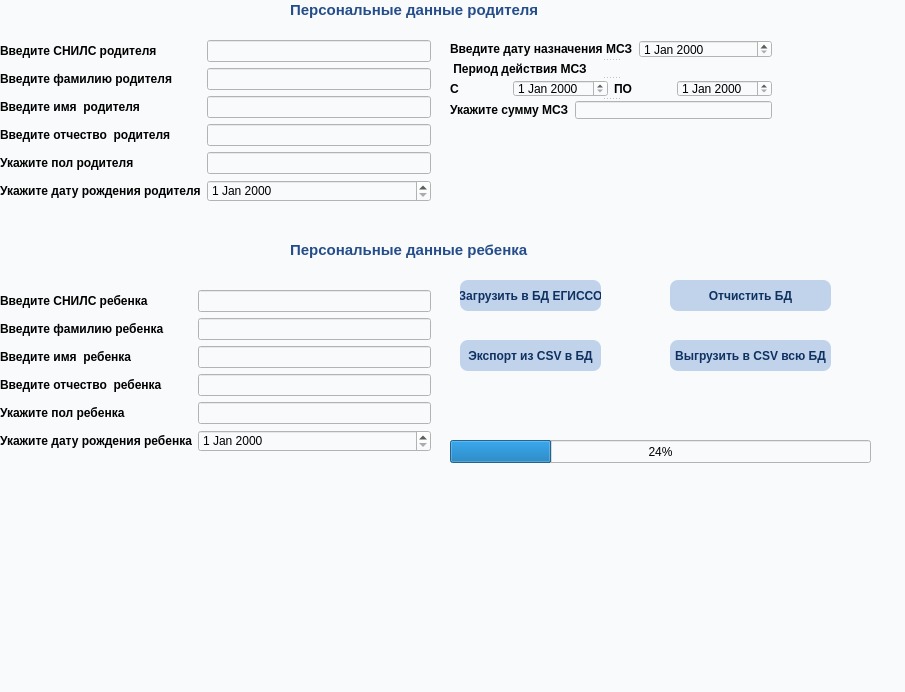
<?xml version="1.0" encoding="UTF-8"?>
<ui version="4.0">
 <class>MainWindow</class>
 <widget class="QMainWindow" name="MainWindow">
  <property name="geometry">
   <rect>
    <x>0</x>
    <y>0</y>
    <width>905</width>
    <height>692</height>
   </rect>
  </property>
  <property name="windowTitle">
   <string>MainWindow</string>
  </property>
  <property name="styleSheet">
   <string notr="true">background-color: #f8fafc ;</string>
  </property>
  <widget class="QWidget" name="centralwidget">
   <widget class="QLabel" name="label_7">
    <property name="geometry">
     <rect>
      <x>290</x>
      <y>0</y>
      <width>261</width>
      <height>20</height>
     </rect>
    </property>
    <property name="styleSheet">
     <string notr="true">font-size: 15px;
color: #254d8a;;
font-weight: 900;

</string>
    </property>
    <property name="text">
     <string>Персональные данные родителя</string>
    </property>
   </widget>
   <widget class="QLabel" name="label_8">
    <property name="geometry">
     <rect>
      <x>290</x>
      <y>240</y>
      <width>251</width>
      <height>20</height>
     </rect>
    </property>
    <property name="styleSheet">
     <string notr="true">font-size: 15px;
color: #254d8a;
font-weight: 900;</string>
    </property>
    <property name="text">
     <string>Персональные данные ребенка</string>
    </property>
   </widget>
   <widget class="QPushButton" name="pushButton">
    <property name="geometry">
     <rect>
      <x>460</x>
      <y>280</y>
      <width>141</width>
      <height>31</height>
     </rect>
    </property>
    <property name="styleSheet">
     <string notr="true">.QPushButton {
color: #0f3161;
background-color: #c0d3ea;
text-transform: none;
font-weight: bold;
text-transform: none;
font-weight: bold;
border-radius: 8px;
}
.QPushButton:hover{
cursor: pointer;
color: black;
background-color: #f5f5f5;
border: 2px solid #0f3161;
}

</string>
    </property>
    <property name="text">
     <string>Загрузить в БД ЕГИССО</string>
    </property>
   </widget>
   <widget class="QWidget" name="formLayoutWidget">
    <property name="geometry">
     <rect>
      <x>0</x>
      <y>40</y>
      <width>431</width>
      <height>181</height>
     </rect>
    </property>
    <layout class="QFormLayout" name="formLayout">
     <item row="1" column="0">
      <widget class="QLabel" name="label">
       <property name="styleSheet">
        <string notr="true">font-weight: 700;</string>
       </property>
       <property name="text">
        <string>Введите СНИЛС родителя</string>
       </property>
      </widget>
     </item>
     <item row="1" column="1">
      <widget class="QLineEdit" name="lineEdit">
       <property name="styleSheet">
        <string notr="true"/>
       </property>
      </widget>
     </item>
     <item row="2" column="1">
      <widget class="QLineEdit" name="lineEdit_2"/>
     </item>
     <item row="2" column="0">
      <widget class="QLabel" name="label_2">
       <property name="styleSheet">
        <string notr="true">font-weight: 700;</string>
       </property>
       <property name="text">
        <string>Введите фамилию родителя</string>
       </property>
      </widget>
     </item>
     <item row="3" column="1">
      <widget class="QLineEdit" name="lineEdit_3"/>
     </item>
     <item row="3" column="0">
      <widget class="QLabel" name="label_3">
       <property name="styleSheet">
        <string notr="true">font-weight: 700;</string>
       </property>
       <property name="text">
        <string>Введите имя  родителя</string>
       </property>
      </widget>
     </item>
     <item row="4" column="1">
      <widget class="QLineEdit" name="lineEdit_4"/>
     </item>
     <item row="4" column="0">
      <widget class="QLabel" name="label_4">
       <property name="styleSheet">
        <string notr="true">font-weight: 700;</string>
       </property>
       <property name="text">
        <string>Введите отчество  родителя</string>
       </property>
      </widget>
     </item>
     <item row="5" column="0">
      <widget class="QLabel" name="label_5">
       <property name="styleSheet">
        <string notr="true">font-weight: 700;</string>
       </property>
       <property name="text">
        <string>Укажите пол родителя</string>
       </property>
      </widget>
     </item>
     <item row="5" column="1">
      <widget class="QLineEdit" name="lineEdit_5"/>
     </item>
     <item row="6" column="0">
      <widget class="QLabel" name="label_6">
       <property name="styleSheet">
        <string notr="true">font-weight: 700;</string>
       </property>
       <property name="text">
        <string>Укажите дату рождения родителя</string>
       </property>
      </widget>
     </item>
     <item row="6" column="1">
      <widget class="QDateEdit" name="dateEdit_6"/>
     </item>
    </layout>
   </widget>
   <widget class="QWidget" name="formLayoutWidget_2">
    <property name="geometry">
     <rect>
      <x>0</x>
      <y>290</y>
      <width>431</width>
      <height>181</height>
     </rect>
    </property>
    <layout class="QFormLayout" name="formLayout_2">
     <item row="1" column="1">
      <widget class="QLineEdit" name="lineEdit_7"/>
     </item>
     <item row="1" column="0">
      <widget class="QLabel" name="label_9">
       <property name="styleSheet">
        <string notr="true">font-weight: 700;</string>
       </property>
       <property name="text">
        <string>Введите СНИЛС ребенка</string>
       </property>
      </widget>
     </item>
     <item row="2" column="1">
      <widget class="QLineEdit" name="lineEdit_8"/>
     </item>
     <item row="2" column="0">
      <widget class="QLabel" name="label_10">
       <property name="styleSheet">
        <string notr="true">font-weight: 700;</string>
       </property>
       <property name="text">
        <string>Введите фамилию ребенка</string>
       </property>
      </widget>
     </item>
     <item row="3" column="1">
      <widget class="QLineEdit" name="lineEdit_9"/>
     </item>
     <item row="3" column="0">
      <widget class="QLabel" name="label_11">
       <property name="styleSheet">
        <string notr="true">font-weight: 700;</string>
       </property>
       <property name="text">
        <string>Введите имя  ребенка</string>
       </property>
      </widget>
     </item>
     <item row="4" column="1">
      <widget class="QLineEdit" name="lineEdit_10"/>
     </item>
     <item row="4" column="0">
      <widget class="QLabel" name="label_12">
       <property name="styleSheet">
        <string notr="true">font-weight: 700;</string>
       </property>
       <property name="text">
        <string>Введите отчество  ребенка</string>
       </property>
      </widget>
     </item>
     <item row="5" column="1">
      <widget class="QLineEdit" name="lineEdit_11"/>
     </item>
     <item row="5" column="0">
      <widget class="QLabel" name="label_13">
       <property name="styleSheet">
        <string notr="true">font-weight: 700;</string>
       </property>
       <property name="text">
        <string>Укажите пол ребенка</string>
       </property>
      </widget>
     </item>
     <item row="6" column="0">
      <widget class="QLabel" name="label_14">
       <property name="styleSheet">
        <string notr="true">font-weight: 700;</string>
       </property>
       <property name="text">
        <string>Укажите дату рождения ребенка</string>
       </property>
      </widget>
     </item>
     <item row="6" column="1">
      <widget class="QDateEdit" name="dateEdit_7"/>
     </item>
    </layout>
   </widget>
   <widget class="QSplitter" name="splitter">
    <property name="geometry">
     <rect>
      <x>450</x>
      <y>40</y>
      <width>322</width>
      <height>79</height>
     </rect>
    </property>
    <property name="orientation">
     <enum>Qt::Vertical</enum>
    </property>
    <widget class="QWidget" name="layoutWidget">
     <layout class="QHBoxLayout" name="horizontalLayout">
      <item>
       <widget class="QLabel" name="label_16">
        <property name="font">
         <font>
          <weight>75</weight>
          <bold>true</bold>
         </font>
        </property>
        <property name="text">
         <string>Введите дату назначения МСЗ</string>
        </property>
       </widget>
      </item>
      <item>
       <widget class="QDateEdit" name="dateEdit_5"/>
      </item>
     </layout>
    </widget>
    <widget class="QLabel" name="label_15">
     <property name="font">
      <font>
       <weight>75</weight>
       <bold>true</bold>
      </font>
     </property>
     <property name="text">
      <string> Период действия МСЗ</string>
     </property>
    </widget>
    <widget class="QWidget" name="layoutWidget">
     <layout class="QHBoxLayout" name="horizontalLayout_3">
      <item>
       <widget class="QLabel" name="label_17">
        <property name="font">
         <font>
          <weight>75</weight>
          <bold>true</bold>
         </font>
        </property>
        <property name="text">
         <string>С</string>
        </property>
       </widget>
      </item>
      <item>
       <widget class="QDateEdit" name="dateEdit_3"/>
      </item>
      <item>
       <widget class="QLabel" name="label_18">
        <property name="font">
         <font>
          <weight>75</weight>
          <bold>true</bold>
         </font>
        </property>
        <property name="text">
         <string>ПО</string>
        </property>
       </widget>
      </item>
      <item>
       <widget class="QDateEdit" name="dateEdit_4"/>
      </item>
     </layout>
    </widget>
    <widget class="QWidget" name="layoutWidget">
     <layout class="QHBoxLayout" name="horizontalLayout_2">
      <item>
       <widget class="QLabel" name="label_19">
        <property name="font">
         <font>
          <weight>75</weight>
          <bold>true</bold>
         </font>
        </property>
        <property name="text">
         <string>Укажите сумму МСЗ</string>
        </property>
       </widget>
      </item>
      <item>
       <widget class="QLineEdit" name="lineEdit_16"/>
      </item>
     </layout>
    </widget>
   </widget>
   <widget class="QPushButton" name="pushButton_2">
    <property name="geometry">
     <rect>
      <x>670</x>
      <y>340</y>
      <width>161</width>
      <height>31</height>
     </rect>
    </property>
    <property name="styleSheet">
     <string notr="true">.QPushButton {
color: #0f3161;
background-color: #c0d3ea;
text-transform: none;
font-weight: bold;
text-transform: none;
font-weight: bold;
border-radius: 8px;
}
.QPushButton:hover{
cursor: pointer;
color: black;
background-color: #f5f5f5;
border: 2px solid #0f3161;
}</string>
    </property>
    <property name="text">
     <string>Выгрузить в CSV всю БД</string>
    </property>
   </widget>
   <widget class="QPushButton" name="pushButton_3">
    <property name="geometry">
     <rect>
      <x>460</x>
      <y>340</y>
      <width>141</width>
      <height>31</height>
     </rect>
    </property>
    <property name="styleSheet">
     <string notr="true">.QPushButton {
color: #0f3161;
background-color: #c0d3ea;
text-transform: none;
font-weight: bold;
text-transform: none;
font-weight: bold;
border-radius: 8px;
}
.QPushButton:hover{
cursor: pointer;
color: black;
background-color: #f5f5f5;
border: 2px solid #0f3161;
}</string>
    </property>
    <property name="text">
     <string>Экспорт из CSV в БД</string>
    </property>
   </widget>
   <widget class="QProgressBar" name="progressBar">
    <property name="geometry">
     <rect>
      <x>450</x>
      <y>440</y>
      <width>421</width>
      <height>23</height>
     </rect>
    </property>
    <property name="value">
     <number>24</number>
    </property>
   </widget>
   <widget class="QPushButton" name="pushButton_4">
    <property name="geometry">
     <rect>
      <x>670</x>
      <y>280</y>
      <width>161</width>
      <height>31</height>
     </rect>
    </property>
    <property name="styleSheet">
     <string notr="true">.QPushButton {
color: #0f3161;
background-color: #c0d3ea;
text-transform: none;
font-weight: bold;
text-transform: none;
font-weight: bold;
border-radius: 8px;
}
.QPushButton:hover{
cursor: pointer;
color: black;
background-color: #f5f5f5;
border: 2px solid #0f3161;
}</string>
    </property>
    <property name="text">
     <string>Отчистить БД</string>
    </property>
   </widget>
  </widget>
  <widget class="QStatusBar" name="statusbar"/>
  <action name="action">
   <property name="text">
    <string>Настройки БД</string>
   </property>
  </action>
 </widget>
 <resources/>
 <connections/>
</ui>
